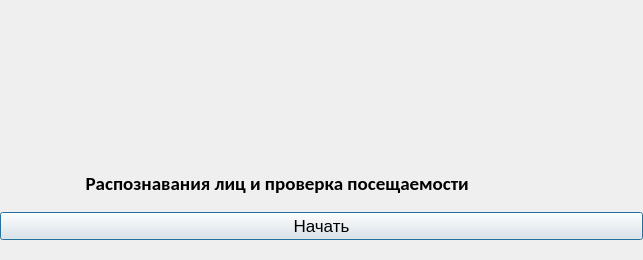
<?xml version="1.0" encoding="UTF-8"?>
<ui version="4.0">
 <class>Dialog</class>
 <widget class="QDialog" name="Dialog">
  <property name="geometry">
   <rect>
    <x>0</x>
    <y>0</y>
    <width>643</width>
    <height>260</height>
   </rect>
  </property>
  <property name="maximumSize">
   <size>
    <width>800</width>
    <height>680</height>
   </size>
  </property>
  <property name="windowTitle">
   <string>Распознавания лиц и проверка посещаемости </string>
  </property>
  <property name="windowIcon">
   <iconset resource="resource.qrc">
    <normaloff>:/icon/icon.png</normaloff>:/icon/icon.png</iconset>
  </property>
  <widget class="QLabel" name="logolabel">
   <property name="geometry">
    <rect>
     <x>90</x>
     <y>0</y>
     <width>631</width>
     <height>151</height>
    </rect>
   </property>
   <property name="text">
    <string/>
   </property>
   <property name="pixmap">
    <pixmap>logo.png</pixmap>
   </property>
  </widget>
  <widget class="QWidget" name="verticalLayoutWidget">
   <property name="geometry">
    <rect>
     <x>0</x>
     <y>160</y>
     <width>643</width>
     <height>80</height>
    </rect>
   </property>
   <layout class="QVBoxLayout" name="verticalLayout">
    <item>
     <layout class="QHBoxLayout" name="horizontalLayout">
      <item>
       <widget class="QLabel" name="filelabel">
        <property name="font">
         <font>
          <family>Calibri</family>
          <pointsize>14</pointsize>
          <weight>75</weight>
          <bold>true</bold>
         </font>
        </property>
        <property name="text">
         <string>                    Распознавания лиц и проверка посещаемости </string>
        </property>
       </widget>
      </item>
     </layout>
    </item>
    <item>
     <widget class="QPushButton" name="runButton">
      <property name="font">
       <font>
        <family>Arial</family>
        <pointsize>13</pointsize>
       </font>
      </property>
      <property name="text">
       <string>Начать</string>
      </property>
     </widget>
    </item>
   </layout>
  </widget>
 </widget>
 <resources>
  <include location="resource.qrc"/>
 </resources>
 <connections/>
</ui>
